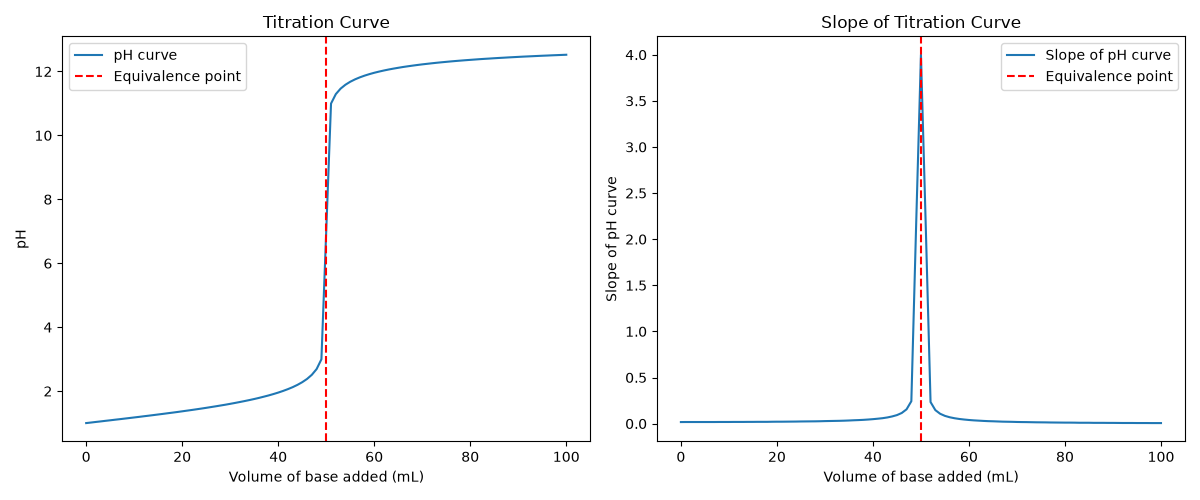

Here is the Python script that generated this plot:
"""
PW2 Lab B Part 5 (bonus) -- find a titration's equivalence point.

titration.csv holds a titration curve: pH versus the volume of base added.
The equivalence point is the volume where the pH changes fastest (the steep
jump). Numerically, that is where the SLOPE of the pH curve is largest.
Run:  python titration.py
"""
import numpy as np
import matplotlib.pyplot as plt

# TODO 1: read titration.csv (columns volume_base, pH) into arrays V, pH.

with open("titration.csv") as f:
    V, pH = np.loadtxt(f, delimiter=",", skiprows=1, unpack=True)

# TODO 2: compute the slope of the pH curve with np.gradient(pH, V), and find
#         the volume where that slope is largest (np.argmax). That is the
#         equivalence point. Print it.

slope = np.gradient(pH, V)
equivalence_index = np.argmax(slope)
equivalence_volume = V[equivalence_index]
print(f"Equivalence point volume: {equivalence_volume:.3f} mL")

# TODO 3: make two plots side by side: (left) pH vs volume with a line at the
#         equivalence point; (right) the slope vs volume, showing it peaks
#         at the equivalence point. Save as titration.png.

fig, (ax1, ax2) = plt.subplots(1, 2, figsize=(12, 5))

ax1.plot(V, pH, label="pH curve")
ax1.axvline(equivalence_volume, color='r', linestyle='--', label="Equivalence point")
ax1.set_xlabel("Volume of base added (mL)")
ax1.set_ylabel("pH")
ax1.set_title("Titration Curve")
ax1.legend()


ax2.plot(V, slope, label="Slope of pH curve")
ax2.axvline(equivalence_volume, color='r', linestyle='--', label="Equivalence point")
ax2.set_xlabel("Volume of base added (mL)")
ax2.set_ylabel("Slope of pH curve")
ax2.set_title("Slope of Titration Curve")
ax2.legend()
plt.tight_layout()
plt.savefig("titration.png")
